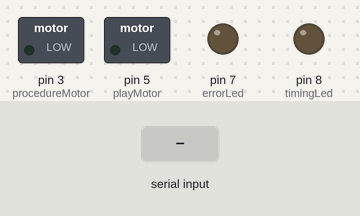
Recording of a sketch running on a simulated Arduino Uno, built with avr-gcc and run on an emulated ATmega328P. On the bench: switched loads named in the sketch (green lamp = pin HIGH), output pins drawn as LEDs (lit = HIGH). Dashed ring = blinking. Inputs (shaded band) come from the test bench.

Above: at 1.2 s.
1.3 s: "TN\n" received over Serial
At 1.7 s:
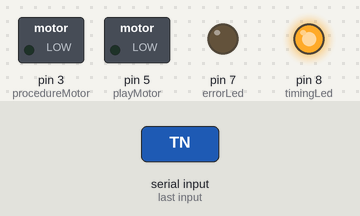
At 2.1 s:
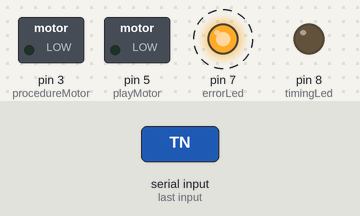
Timing chart, 0 to 10.3 s (numbered marks = the images above; inputs shaded):
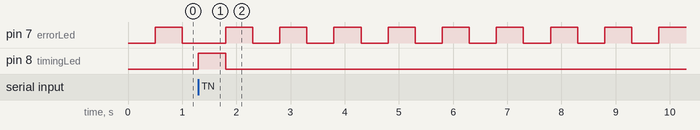

Measured:
- after the input at 1.3 s, pin 8 (timingLed): LOW → HIGH at once, → LOW 0.50 s later
- by itself, pin 7 (errorLed): alternates HIGH for 0.50 s and LOW for 0.50 s

The sketch:

hapticsFromUnity.ino
```cpp
//Pins
int procedureMotor = 3;
int playMotor = 5;
int motorValue = 0;
int errorLed = 7;
int timingLed = 8;

//Motor timing
unsigned long lastPlayMotorMessageTime = 0;
const unsigned long playMotorTimeout = 100;
unsigned long lastProcedureMotorMessageTime = 0;
const unsigned long procedureMotorTimeout = 100;

//failed connection
bool connectionError = false;
unsigned long lastConnectionCheck = 0;
const unsigned long connectionCheckInterval = 500;
//failed connection blinking
unsigned long lastErrorBlink = 0;
const unsigned long errorBlinkInterval = 500;

//failed message
bool failedMessage = false;
unsigned long failedMessageTime = 0;
const unsigned long failedMessageBlinkOnTime = 1000;
//failed message blinking
unsigned long failedMessageLast = 0;
const unsigned long failedMessageBlinkInterval = 100;

void setup() {
  Serial.begin(115200);
  //LED
  pinMode(errorLed,OUTPUT);
  pinMode(timingLed,OUTPUT);

  //Motors
  pinMode(procedureMotor, OUTPUT);
  pinMode(playMotor,OUTPUT);

  //zero OUTPUTS
  analogWrite(procedureMotor, 0);
  analogWrite(playMotor, 0);
  digitalWrite(errorLed, LOW);
  digitalWrite(timingLed, LOW);
}

void loop() {
  if (Serial.available() > 0){
    String input = Serial.readStringUntil('\n');
    input.trim();

    if (input.length() > 0){
      lastConnectionCheck = millis(); // resets connection timer if a message is recived
      if (connectionError) {
        connectionError = false;
        digitalWrite(errorLed, LOW);
      }

      String code = input.substring(0,2); //checks first to characters
      int motorValue = input.substring(2).toInt(); //checks the rest

      motorValue = constrain(motorValue,0,255);

      if (input != "connectionCheck") {
        if (code == "PC") analogWrite(procedureMotor, motorValue);
        else if (code == "PL") analogWrite(playMotor, motorValue);
        else if (code == "TN") digitalWrite(timingLed, HIGH);
        else if (code == "TF") digitalWrite(timingLed, LOW);
        else {
          failedMessageTime = millis();
          failedMessage = true;
        }
        if (code == "PC") lastProcedureMotorMessageTime = millis();
        if (code == "PL") lastPlayMotorMessageTime = millis();
      }
    }
  }

  //checks if there has been a connection confirmation within 500 ms
  if (millis() - lastConnectionCheck > connectionCheckInterval) {
    connectionError = true;
  }

  //check time since last motor commands
  if (millis() - lastPlayMotorMessageTime > playMotorTimeout) {
    analogWrite(playMotor, 0);
  }
  if (millis() - lastProcedureMotorMessageTime > procedureMotorTimeout) {
    analogWrite(procedureMotor, 0);
  }

  //makes the LED blink if there is a connection error;
  if (connectionError){
    StopAll();
    if (millis() - lastErrorBlink >= errorBlinkInterval) {
      digitalWrite(errorLed, !digitalRead(errorLed));
      lastErrorBlink = millis();
    }
  }

  //makes error LED blink if it recives a failed message
  if (failedMessage) {
    if (millis() - failedMessageLast >= failedMessageBlinkInterval){
      digitalWrite(errorLed, !digitalRead(errorLed));
      failedMessageLast = millis();
    }
  }

  //resets failed message after 1 sec
  if (millis() - failedMessageTime >= failedMessageBlinkOnTime && failedMessage){
    digitalWrite(errorLed, LOW);
    failedMessage = false;
  }
}

void  StopAll(){
  analogWrite(playMotor, 0);
  analogWrite(procedureMotor, 0);
  digitalWrite(timingLed, LOW);
}
```
